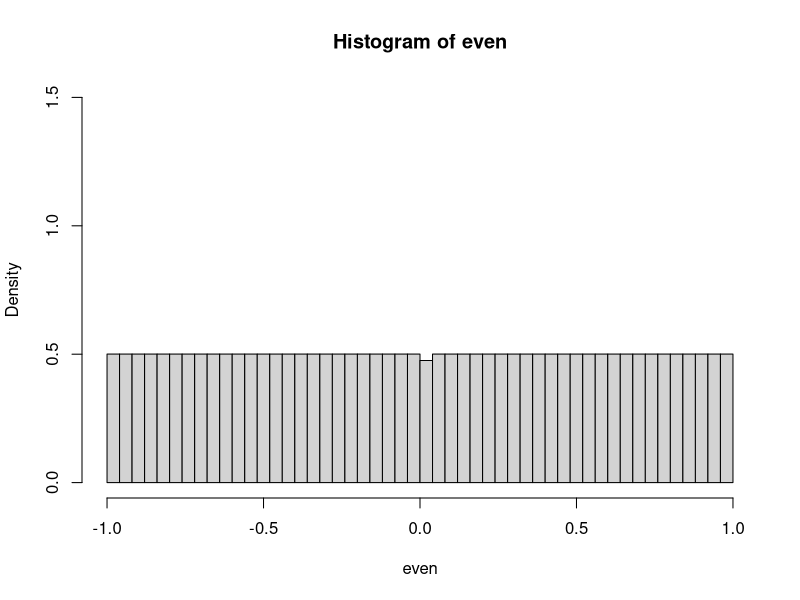
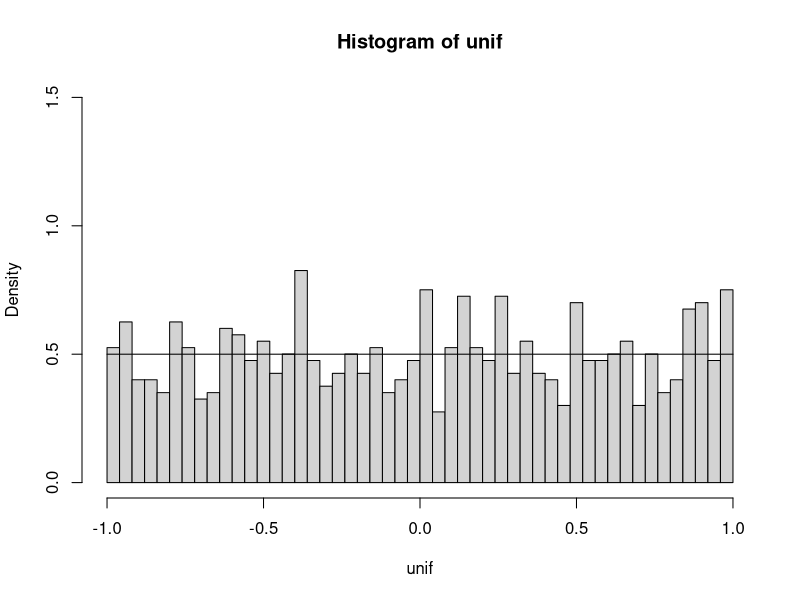
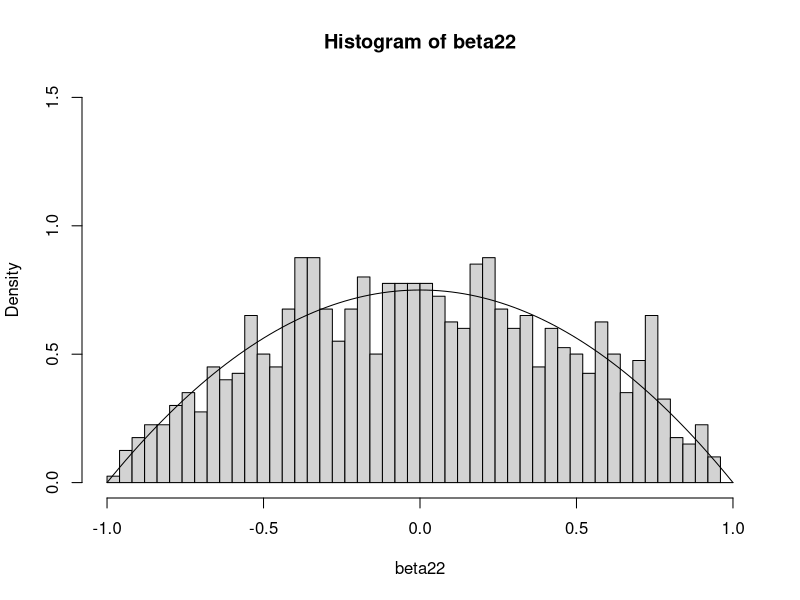
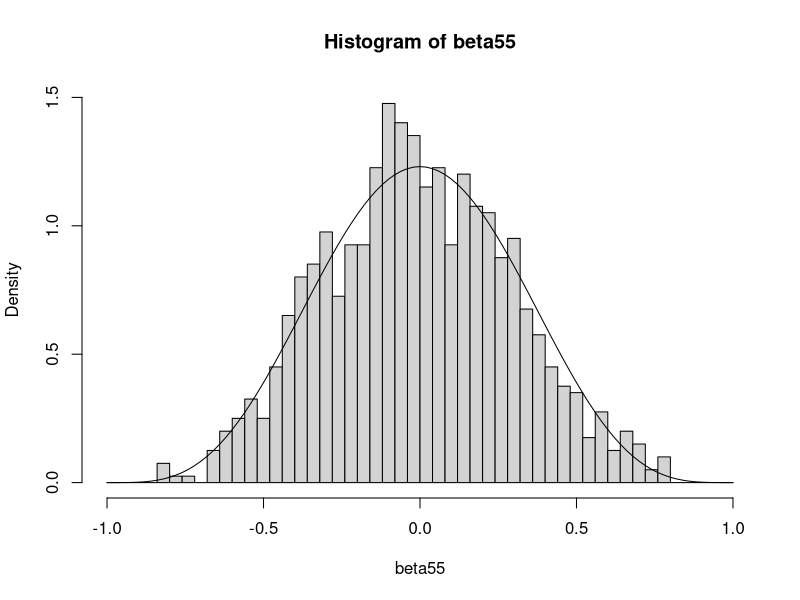

Source code (R) for these figures, in order:
set.seed(1234);

even <- 0:998 / (998/2) - 1;
unif <- runif(999, -1, 1);
beta22 <- rbeta(999, 2, 2) * 2 - 1;
beta55 <- rbeta(999, 5, 5) * 2 - 1;

pdf("dists.pdf", width=3.25, height=3.5);
par("mar", c(5.1,4.1,4.1,5));
hist(even, -25:25/25, ylim=c(0,1.5), freq=FALSE);
hist(unif, -25:25/25, ylim=c(0,1.5), freq=FALSE);
plot.function(function (x) dunif(x, -1, 1), from=-1, to=1, ylim=c(0,1.5), add=TRUE);
hist(beta22, -25:25/25, ylim=c(0,1.5), freq=FALSE);
plot.function(function (x) dbeta((x+1)/2, 2,2)/2, from=-1, to=1, ylim=c(0,1.5), add=TRUE);
hist(beta55, -25:25/25, ylim=c(0,1.5), freq=FALSE);
plot.function(function (x) dbeta((x+1)/2, 5,5)/2, from=-1, to=1, ylim=c(0,1.5), add=TRUE);
dev.off();
